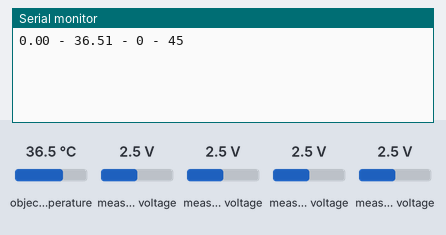
Bench run of a sketch on a simulated Arduino Uno, built with avr-gcc and run on an emulated ATmega328P. Shown: the last lines printed to the serial monitor. The test bench sets the inputs (shaded band); at power-on: object temperature 36.5 °C, measured voltage 2.5 V.

Above: at 1.2 s.
1.3 s: object temperature set to 20 °C
At 2.5 s:
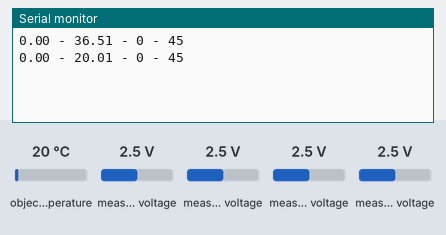
2.8 s: object temperature set to 26 °C
At 3.8 s:
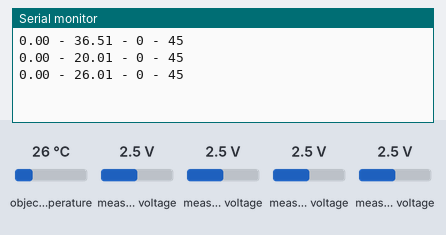
Timing chart, 0 to 5.8 s (numbered marks = the images above; inputs shaded):
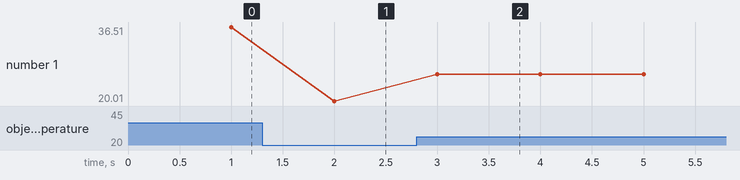

The sketch:

sensores.ino
```cpp
#include <Wire.h>              //libreria de comunicacion serial
#include <Adafruit_ADS1015.h>  //libreria de modulo conversor analógico a digital
#include <Adafruit_MLX90614.h> //libreria de sensor de temperatura

Adafruit_MLX90614 mlx = Adafruit_MLX90614(); //se declara funcion como mlx
Adafruit_ADS1115 ads(0x48);                  //se establece la dirección del modulo para la comunicacion

//variables de corriente
const float FACTOR = 50; //30A/1V
const float multiplier = 0.0625F;
float volt_diferencial;
float corriente;
float sum = 0;
int counter = 0;

//variables de temperatura
double temperatura;

//variables de vibracion
int16_t frecuencia = 0;

//variables de ruido
int16_t senalmax = -32767;
int16_t senalmin = 32767;
int16_t picoapico;

void setup()
{
  // Configuracion de timer1 (interrupcion por timer para lectura y envio de datos)
  TCCR1A = 0;                        // El registro de control A queda todo en 0, pines OC1A y OC1B deshabilitados
  TCCR1B = 0;                        //limpia el registrador
  TCCR1B |= (1<<CS10)|(1 << CS12);   // configura prescaler para 1024: CS12 = 1 e CS10 = 1
  TCNT1 = 0xC2F8;                    // inicia timer para desbordamiento 1 segundo
                                     // 65536-(16MHz/1024/1Hz - 1) = 49912 = 0xC2F8

  TIMSK1 |= (1 << TOIE1);            // habilita la interrupcion del TIMER1

  Serial.begin(9600);                //inicia comunicacion serial a 9600 baudios
  ads.setGain(GAIN_TWO);             //establece una ganancia de las lecturas de ADC en 2
  ads.begin();                       //inicia el modulo ADC
  mlx.begin();                       //inicia el sensor de temperatura
}
void loop()
{

  //corriente
  volt_diferencial = ads.readADC_Differential_0_1() * multiplier; //fórmula para obtener la corriente rms
  corriente = volt_diferencial * FACTOR;
  corriente /= 1000.0;

  sum += sq(corriente);
  counter = counter + 1;

  //temperatura
  temperatura = mlx.readObjectTempC(); //obtiene el valor de la temperatura

  //vibracion
  int16_t vibracion = ads.readADC_SingleEnded(2); //formula para obtener la frecuencia de vibracion
  if (vibracion >900)
  {
    frecuencia = frecuencia + 1;
  }

  //ruido
  int16_t ruido = ads.readADC_SingleEnded(3); //formula para obtener el ruido

  if (ruido < 32767)
  {
    if (ruido > senalmax)
      {
        senalmax=ruido;
      }
    if (ruido <senalmin)
      {
        senalmin=ruido;
      }
  }
  picoapico = abs(senalmax-senalmin);
  picoapico = picoapico*0.1834 + 45.714;
  //Serial.println(vibracion);
  //Serial.println(ruido);


}
ISR(TIMER1_OVF_vect)                              //interrupcion del TIMER1
{
  TCNT1 = 0xC2F7;                                 // Renicia TIMER

  //envío de datos a raspberry y reset de variables a estado inicial
  //corriente
  corriente = sqrt(sum/counter);
  Serial.print(corriente);
  Serial.print(" - ");
  corriente = 0;
  sum = 0;
  counter = 0;

  //temperatura
  Serial.print(temperatura);
  Serial.print(" - ");

  //vibracion
  Serial.print(frecuencia);
  Serial.print(" - ");
  frecuencia = 0;
  //ruido
  Serial.println(picoapico);
  senalmax = -32767;
  senalmin = 32767;

}
```

Measured:
- after the input at 1.3 s, the serial monitor: prints a new line after 0.70 s (image 1)
- after the input at 2.8 s, the serial monitor: prints a new line after 0.20 s (image 2)
- plotted number 1: 36.51 → 20.01 after the input at 1.3 s, 20.01 → 26.01 after the input at 2.8 s
